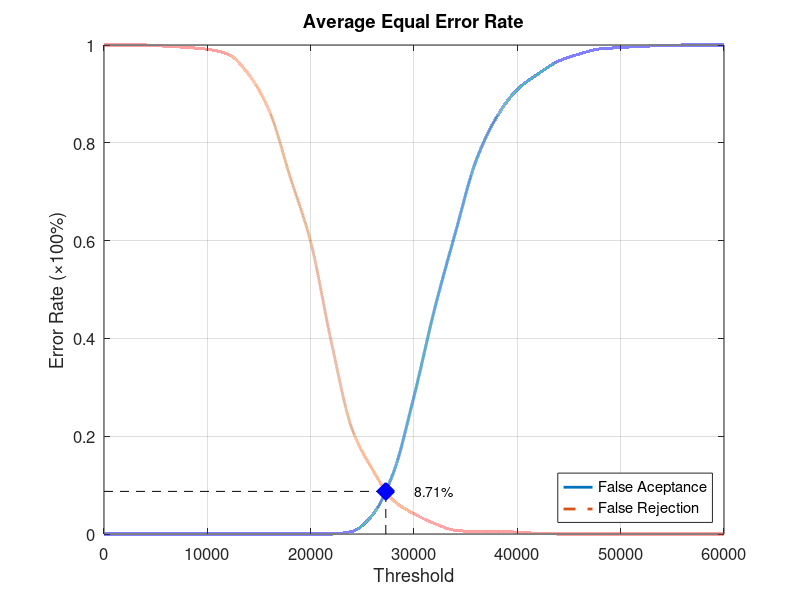
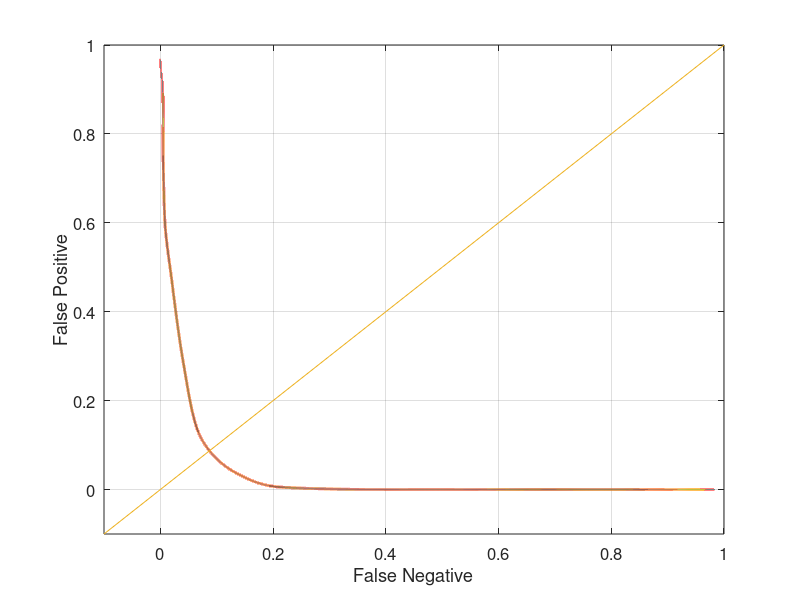

Source code (MATLAB) for these figures, in order:
function yEER = Experiment5Average
close all;
clear;
clc;
x = 0:2000:60000;
xq = 0:0.5:60000;

y0 = [0 0 0 0 0 0 0 0 0 0 0 0 0.00526316 0.0394737 0.125 0.281579 0.460526 0.615789 0.763158 0.852632 0.909211 0.940789 0.967105 0.981579 0.992105 0.994737 0.997368 0.998684 1 1 1];
yy0 = interp1(x, y0, xq, 'pchip');
y1 = [1 1 1 0.9975 0.995 0.99125 0.98125 0.94 0.865 0.73125 0.5975 0.3925 0.215 0.13125 0.06875 0.04125 0.02125 0.0075 0.005 0.005 0.00375 0.00125 0 0 0 0 0 0 0 0 0];
yy1 = interp1(x, y1, xq, 'pchip');

% Calculating EER: 
y2 = abs(y0 - y1);
find(y2 == min(y2))
yy2 = abs(yy0 - yy1);
xEER = find(yy2 == min(yy2));
xEERIndex = xq(xEER) % X-axis EER
yEER = yy0(xEER) % Y-axis EER

main = figure
plot(xq, yy0,'-','LineWidth', 2);	hold on
plot(xq, yy1,'--','LineWidth', 2);	hold on
plot([xEERIndex xEERIndex], [0 yEER], 'k--');	hold on
plot([0 xEERIndex], [yEER yEER], 'k--');	hold on
plot(xEERIndex, yEER, 'bx', 'LineWidth', 10);	hold on
text(xEERIndex + 10 * xEERIndex / 100, yEER, [num2str(round((10000 * yEER)) / 100) '%'])
legend('False Aceptance', 'False Rejection', 'Location', 'SouthEast')
xlabel('Threshold')
ylabel('Error Rate (\times100%)')
title('Average Equal Error Rate')
set(gca, 'FontSize', 12)
axis([0 60000 0 1])
grid on

print(main, 'Experiment5AverageMain', '-dpng');
FNRxFPR = figure('Color', [1 1 1]);
plot(yy1, yy0, '-', yy1, yy0, 'LineWidth', 2);
hold on
y = -0.1:0.1:1
plot(y, y); 
set(gca, 'FontSize', 12)
xlabel('False Negative')
ylabel('False Positive')
axis([-0.1 1 -0.1 1])
set(gca, 'FontSize', 12)
grid on

print(FNRxFPR, 'Experiment5AverageFNRxFPR','-dpng');
end
